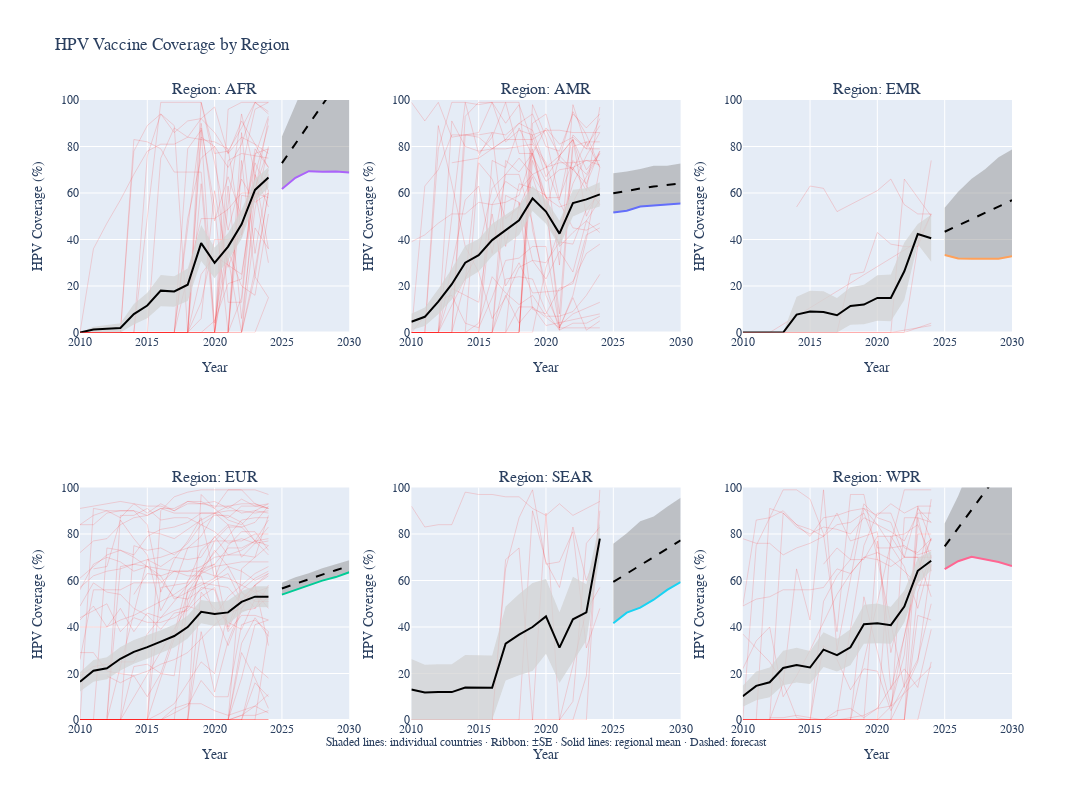

Write notebook code for a chart like this one.
### Code cell
# Create subplots (2 rows, 3 columns for 6 regions)
fig2 = make_subplots(
    rows=2,
    cols=3,
    subplot_titles=[f"Region: {region}" for region in regions]
)

for idx, region in enumerate(regions):
    row = (idx // 3) + 1
    col = (idx % 3) + 1

    region_data = vax_name[vax_name["REGION"] == region].dropna(subset=["mean_coverage"]).sort_values("YEAR")
    country_data = vax[vax["REGION"] == region]

    # Set index for region_data (already datetime)
    region_data = region_data.set_index("YEAR")
    region_data.index.freq = 'YS'  # Explicitly set frequency to suppress warnings

    # Plot individual country lines
    for country in country_data["NAME"].unique():
        country_subset = country_data[country_data["NAME"] == country].dropna(subset=["COVERAGE"])
        if not country_subset.empty:
            fig2.add_trace(
                go.Scatter(
                    x=country_subset["YEAR"],
                    y=country_subset["COVERAGE"],
                    mode="lines",
                    line=dict(color="red", width=0.5),
                    opacity=0.3,
                    hovertemplate=f"{country}<br>Year: %{{x}}<br>Coverage: %{{y}}%<extra></extra>",
                    showlegend=False,
                ),
                row=row,
                col=col,
            )

    # Ribbon: ± SE
    fig2.add_trace(
        go.Scatter(
            x=region_data.index,
            y=region_data["mean_coverage"] + region_data["se_coverage"],
            mode="lines",
            line=dict(width=0),
            hoverinfo="skip",
            showlegend=False,
        ),
        row=row,
        col=col,
    )

    fig2.add_trace(
        go.Scatter(
            x=region_data.index,
            y=region_data["mean_coverage"] - region_data["se_coverage"],
            mode="lines",
            line=dict(width=0),
            fill="tonexty",
            fillcolor="rgba(211,211,211,0.75)",
            hoverinfo="skip",
            showlegend=False,
        ),
        row=row,
        col=col,
    )

    # Regional mean
    fig2.add_trace(
        go.Scatter(
            x=region_data.index,
            y=region_data["mean_coverage"],
            mode="lines",
            line=dict(color="black", width=2),
            hovertemplate="Regional Mean<br>Year: %{x}<br>Coverage: %{y}%<extra></extra>",
            showlegend=False,
        ),
        row=row,
        col=col,
    )

    # Forecast to 2030
    last_year = region_data.index.max()
    horizon = (pd.Timestamp('2030-01-01') - last_year).days // 365

    if horizon > 0 and len(region_data) >= 2:
        ts = region_data["mean_coverage"]

        try:
            model = ExponentialSmoothing(ts, trend="add", damped_trend=True).fit()
            forecast_years = pd.date_range(start=last_year + pd.DateOffset(years=1), end='2030-01-01', freq='YS')
            forecast_mean = model.forecast(len(forecast_years))

            sims = model.simulate(nsimulations=len(forecast_years), repetitions=1000, error="add")
            lower = sims.quantile(0.05, axis=1)
            upper = sims.quantile(0.95, axis=1)

            forecast_df = pd.DataFrame({
                "YEAR": forecast_years,
                "mean": forecast_mean.values,
                "lower": lower.values,
                "upper": upper.values,
            })

            # Forecast CI ribbon
            fig2.add_trace(
                go.Scatter(
                    x=forecast_df["YEAR"],
                    y=forecast_df["upper"],
                    mode="lines",
                    line=dict(width=0),
                    hoverinfo="skip",
                    showlegend=False,
                ),
                row=row,
                col=col,
            )

            fig2.add_trace(
                go.Scatter(
                    x=forecast_df["YEAR"],
                    y=forecast_df["lower"],
                    mode="lines",
                    fill="tonexty",
                    fillcolor="rgba(150,150,150,0.5)",
                    hoverinfo="skip",
                    showlegend=False,
                ),
                row=row,
                col=col,
            )

            # Forecast mean
            fig2.add_trace(
                go.Scatter(
                    x=forecast_df["YEAR"],
                    y=forecast_df["mean"],
                    mode="lines",
                    line=dict(color="black", dash="dash", width=2),
                    hovertemplate="Forecast<br>Year: %{x}<br>Coverage: %{y:.1f}%<extra></extra>",
                    showlegend=False,
                ),
                row=row,
                col=col,
            )
        except Exception as e:
            print(f"Forecast failed for region {region}: {e}")

# Layout
fig2.update_layout(
    font=dict(family="Times New Roman"),
    title="HPV Vaccine Coverage by Region",
    height=800,
    width=1200,
)

fig2.update_xaxes(title_text="Year", autorange=True)
fig2.update_yaxes(title_text="HPV Coverage (%)", range=[0, 100], autorange=False)

fig2.add_annotation(
    text="Shaded lines: individual countries · Ribbon: ±SE · Solid lines: regional mean · Dashed: forecast",
    xref="paper",
    yref="paper",
    x=0.5,
    y=-0.05,
    showarrow=False,
    font=dict(size=12),
)

fig2.show()
